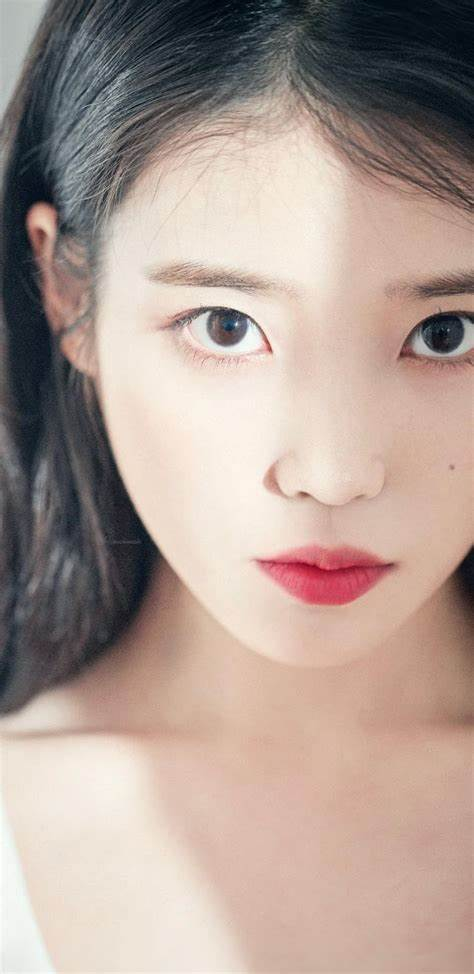
#> input picture data/test.jpg, 474 x 974 px
$ python OpenCV_25.py
#> lines starting #> are read from the running program, lines starting #| are printed output that depends on the picture; after the words box and inside, x2 and y2 are one past the last pixel; in counts of white or black regions, pixels touching at a corner belong together
# OpenCV 강좌 : 제 25강 모먼트

# 모멘트(Moments)


'''
윤곽선(contour)이나 이미지(array)의 0차 모멘트부터 3차 모멘트까지 계산한느 알고리즘이다.
공간 모멘트(sparical moments), 중심 모멘트(central moments), 정규화된 중심 모멘트(normalized central moments),
질량 중심(mass center) 등을 계산할 수 있다.
'''

# 메인 코드   # 왜 안될까

import os

os.chdir(r'C:\Users\USER\Desktop\vs코드\wkit_vs\OpenCV_study')

import cv2

src = cv2.imread('./data/test.jpg')
#> src is the input picture: shape (974, 474, 3); mean B, G, R 148.2, 156.4, 174.3
dst = src.copy()

gray = cv2.cvtColor(src, cv2.COLOR_RGB2GRAY)
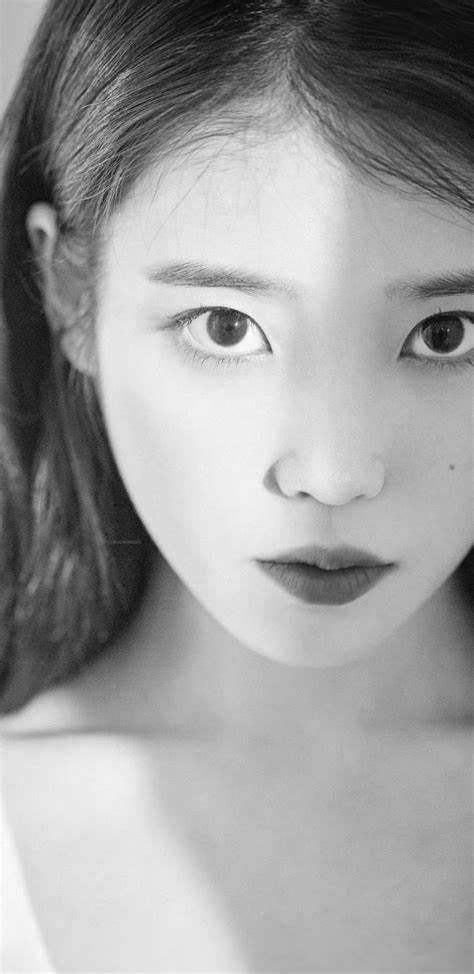
#> gray: shape (974, 474); min 4, max 255, mean 156
ret, binary = cv2.threshold(gray, 150, 255, cv2.THRESH_BINARY_INV)
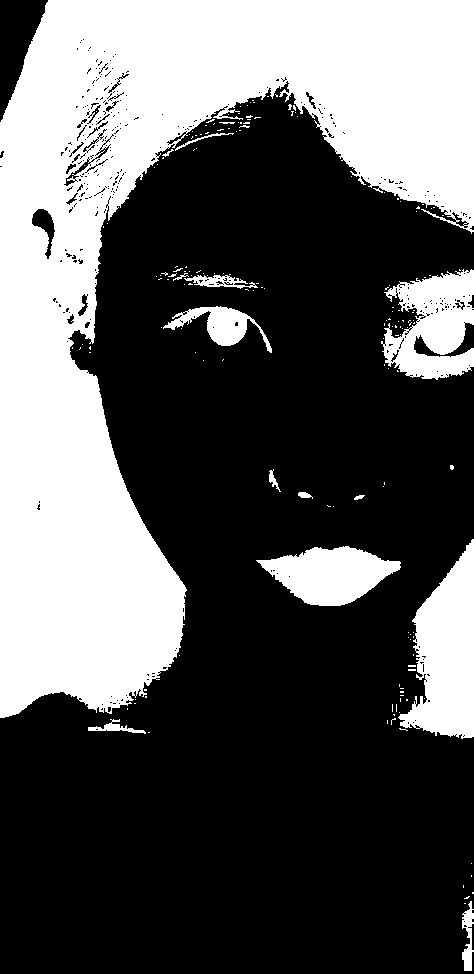
#> binary: shape (974, 474); 35.3% white; 174 white regions (159 under 20 px)

contours, hierarchy = cv2.findContours(binary, cv2.RETR_CCOMP, cv2.CHAIN_APPROX_NONE)
#> contours = 733 contours, 689 with area under 20; largest, box (x1, y1, x2, y2) and area: (0, 0, 474, 718) 138575, (398, 539, 474, 739) 8898, (381, 269, 474, 380) 6595, (256, 546, 401, 606) 5154, (163, 306, 272, 353) 1670

for i in contours:
    M = cv2.moments(i)
#> (the run stopped early here; a loop or call above may not have finished)
